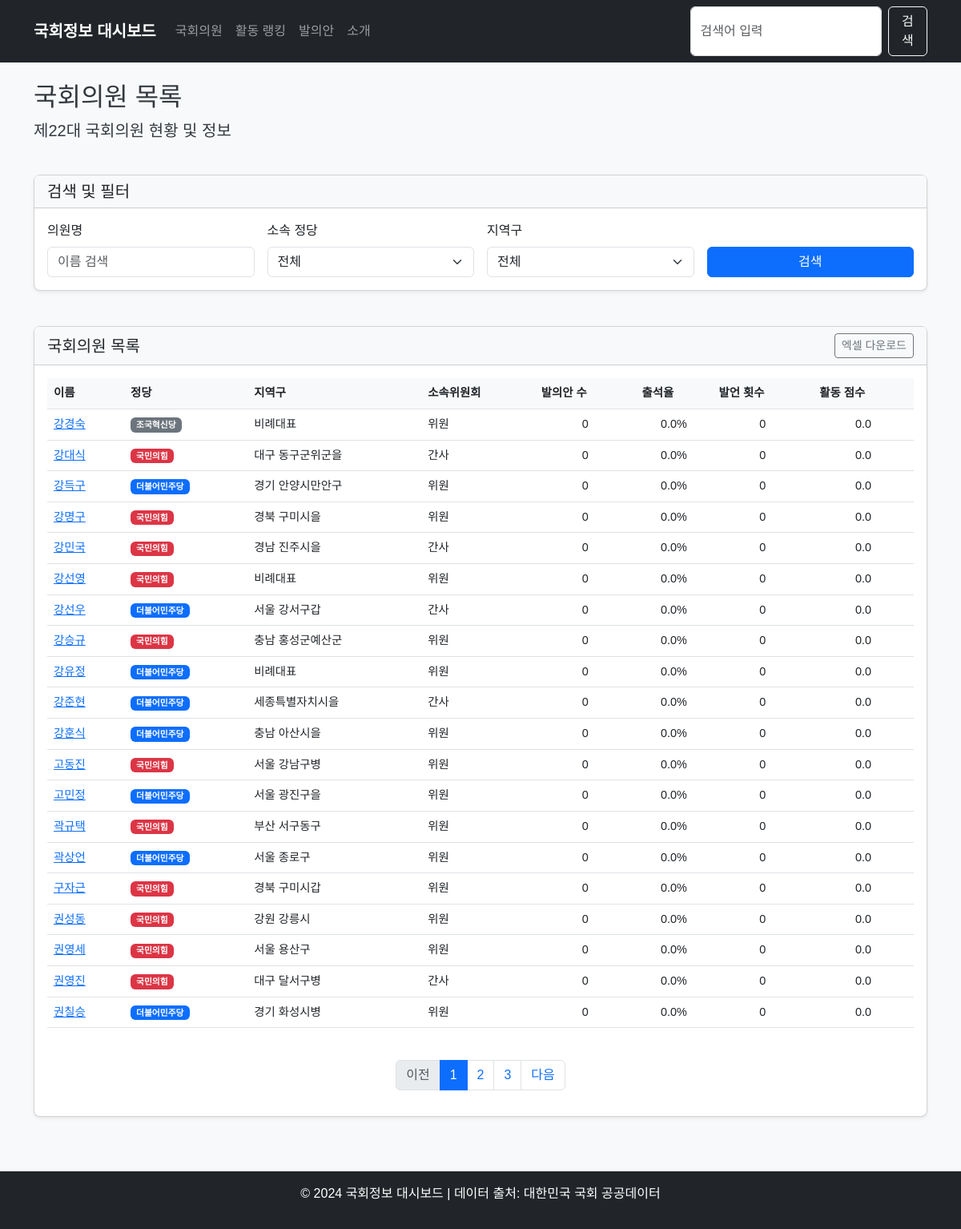
/members, run on the app's committed database.
### app/models/member.py (models this page shows)
class Member(Base):
    __tablename__ = "members"
    id = Column(Integer, primary_key=True, index=True)
    name = Column(String, index=True)
    hanja_name = Column(String, nullable=True)  # 한자명
    eng_name = Column(String, nullable=True)    # 영문명
    birth_date = Column(Date, nullable=True)    # 생년월일
    birth_gbn = Column(String, nullable=True)   # 음/양력 구분
    position = Column(String, nullable=True)    # 직책명
    party = Column(String, index=True)          # 정당명
    district = Column(String, index=True)       # 선거구
    committee = Column(String, nullable=True)   # 대표 위원회
    committees = Column(Text, nullable=True)    # 소속 위원회 목록 (쉼표로 구분)
    reele_gbn = Column(String, nullable=True)   # 재선 구분
    units = Column(String, nullable=True)       # 당선 수
    tel_no = Column(String, nullable=True)      # 전화번호
    email = Column(String, nullable=True)       # 이메일
    homepage = Column(String, nullable=True)    # 홈페이지
    num_bills = Column(Integer, default=0)       # 발의안 개수
    attendance_rate = Column(Float, default=0.0) # 참석율 (%)
    speech_count = Column(Integer, default=0)    # 발언 횟수
    activity_score = Column(Float, default=0.0)  # 활동 점수 (자체 계산)
    bill_pass_rate = Column(Float, default=0.0)  # 법안 통과율 (%)
    is_active = Column(Boolean, default=True)
    last_updated = Column(Date, nullable=True)

### app/main.py (the view)
@app.get("/members", response_class=HTMLResponse)
async def members_page(
    request: Request,
    db: Session = Depends(get_db),
    name: Optional[str] = None,
    party: Optional[str] = None,
    district: Optional[str] = None,
    page: int = 1,
    limit: int = 20
):
    query = db.query(MemberModel)
    if name:
        query = query.filter(MemberModel.name.contains(name))
    if party:
        query = query.filter(MemberModel.party == party)
    if district:
        query = query.filter(MemberModel.district.contains(district))
    total = query.count()
    total_pages = (total + limit - 1) // limit
    if page < 1:
        page = 1
    elif page > total_pages and total_pages > 0:
        page = total_pages
    offset = (page - 1) * limit
    members = query.offset(offset).limit(limit).all()
    if total_pages <= 5:
        page_range = range(1, total_pages + 1)
    else:
        start_page = max(1, page - 2)
        end_page = min(total_pages, page + 2)
        page_range = range(start_page, end_page + 1)
    return templates.TemplateResponse(
        "members.html",
        {
            "request": request,
            "members": members,
            "total": total,
            "page": page,
            "limit": limit,
            "total_pages": total_pages,
            "page_range": page_range,
            "name": name or "",
            "party": party or "",
            "district": district or ""
        }
    )

### app/templates/members.html (shortened to what this page needs)
{% extends "base.html" %}
{% block content %}
<div class="row">
    <div class="col-12 mb-4">
        <h2>국회의원 목록</h2>
        <p class="lead">제22대 국회의원 현황 및 정보</p>
    </div>
</div>
<div class="row mb-4">
    <div class="col-12">
        <div class="card">
            <div class="card-header">
                <h5 class="mb-0">검색 및 필터</h5>
            </div>
            <div class="card-body">
                <form action="/members" method="get" class="row g-3">
                    <div class="col-md-3">
                        <label for="name" class="form-label">의원명</label>
                        <input type="text" class="form-control" id="name" name="name" placeholder="이름 검색" value="{{ name }}">
                    </div>
                    <div class="col-md-3">
                        <label for="party" class="form-label">소속 정당</label>
                        <select class="form-select" id="party" name="party">
                            <option value="">전체</option>
                        </select>
                    </div>
                    <div class="col-md-3">
                        <label for="district" class="form-label">지역구</label>
                        <select class="form-select" id="district" name="district">
                            <option value="">전체</option>
                        </select>
                    </div>
                    <div class="col-md-3 d-flex align-items-end">
                        <button type="submit" class="btn btn-primary w-100">검색</button>
                    </div>
                </form>
            </div>
        </div>
    </div>
</div>
<div class="row">
    <div class="col-12">
        <div class="card">
            <div class="card-header d-flex justify-content-between align-items-center">
                <h5 class="mb-0">국회의원 목록</h5>
                <div>
                    <button class="btn btn-sm btn-outline-secondary">엑셀 다운로드</button>
                </div>
            </div>
            <div class="card-body">
                <div class="table-responsive">
                    <table class="table table-hover">
                        <thead>
                            <tr>
                                <th scope="col">이름</th>
                                <th scope="col">정당</th>
                                <th scope="col">지역구</th>
                                <th scope="col">소속위원회</th>
                                <th scope="col">발의안 수</th>
                                <th scope="col">출석율</th>
                                <th scope="col">발언 횟수</th>
                                <th scope="col">활동 점수</th>
                            </tr>
                        </thead>
                        <tbody>
                            {% for member in members %}
                            <tr>
                                <td><a href="/members/{{ member.id }}">{{ member.name }}</a></td>
                                <td>
                                    {% if member.party == "국민의힘" %}
                                    <span class="badge bg-danger">{{ member.party }}</span>
                                    {% elif member.party == "더불어민주당" %}
                                    <span class="badge bg-primary">{{ member.party }}</span>
                                    {% elif member.party == "정의당" %}
                                    <span class="badge bg-warning text-dark">{{ member.party }}</span>
                                    {% else %}
                                    <span class="badge bg-secondary">{{ member.party }}</span>
                                    {% endif %}
                                </td>
                                <td>{{ member.district }}</td>
                                <td>{{ member.position }}</td>
                                <td class="text-center">{{ member.num_bills }}</td>
                                <td class="text-center">{{ member.attendance_rate }}%</td>
                                <td class="text-center">{{ member.speech_count }}</td>
                                <td class="text-center">{{ member.activity_score }}</td>
                            </tr>
                            {% else %}
                            <tr>
                                <td colspan="8" class="text-center">검색 결과가 없습니다.</td>
                            </tr>
                            {% endfor %}
                        </tbody>
                    </table>
                </div>
                <nav aria-label="Page navigation">
                    <ul class="pagination justify-content-center mt-4">
                        <li class="page-item {% if page == 1 %}disabled{% endif %}">
                            <a class="page-link" href="?name={{ name }}&party={{ party }}&district={{ district }}&page={{ page - 1 }}" tabindex="-1" {% if page == 1 %}aria-disabled="true"{% endif %}>이전</a>
                        </li>
                        {% for p in page_range %}
                        <li class="page-item {% if p == page %}active{% endif %}">
                            <a class="page-link" href="?name={{ name }}&party={{ party }}&district={{ district }}&page={{ p }}">{{ p }}</a>
                        </li>
                        {% endfor %}
                        <li class="page-item {% if page >= total_pages %}disabled{% endif %}">
                            <a class="page-link" href="?name={{ name }}&party={{ party }}&district={{ district }}&page={{ page + 1 }}" {% if page >= total_pages %}aria-disabled="true"{% endif %}>다음</a>
                        </li>
                    </ul>
                </nav>
            </div>
        </div>
    </div>
</div>
{% endblock %}

### app/templates/base.html (shortened to what this page needs)
<!DOCTYPE html>
<html lang="ko">
<head>
    <link href="https://cdn.jsdelivr.net/npm/bootstrap@5.3.0/dist/css/bootstrap.min.css" rel="stylesheet">
    <link href="{{ url_for('static', path='/css/style.css') }}" rel="stylesheet">
</head>
<body>
    <nav class="navbar navbar-expand-lg navbar-dark bg-dark">
        <div class="container">
            <a class="navbar-brand" href="/">국회정보 대시보드</a>
            <div class="collapse navbar-collapse" id="navbarNav">
                <ul class="navbar-nav me-auto">
                    <li class="nav-item">
                        <a class="nav-link" href="/members">국회의원</a>
                    </li>
                    <li class="nav-item">
                        <a class="nav-link" href="/rankings">활동 랭킹</a>
                    </li>
                    <li class="nav-item">
                        <a class="nav-link" href="/bills">발의안</a>
                    </li>
                    <li class="nav-item">
                        <a class="nav-link" href="/about">소개</a>
                    </li>
                </ul>
                <form class="d-flex" action="/search" method="get">
                    <input class="form-control me-2" type="search" name="q" placeholder="검색어 입력" aria-label="Search">
                    <button class="btn btn-outline-light" type="submit">검색</button>
                </form>
            </div>
        </div>
    </nav>
    <main class="container mt-4">
        {% block content %}{% endblock %}
    </main>
    <footer class="bg-dark text-white mt-5 py-3">
        <div class="container text-center">
            <p>&copy; 2024 국회정보 대시보드 | 데이터 출처: 대한민국 국회 공공데이터</p>
        </div>
    </footer>
</body>
</html>

### app/static/css/style.css (style rules this page uses)
body { font-family: 'Noto Sans KR', sans-serif; background-color: #f8f9fa; color: #343a40; }
.navbar-brand { font-weight: 700; }
.card { margin-bottom: 20px; border-radius: 0.5rem; box-shadow: 0 0.125rem 0.25rem rgba(0, 0, 0, 0.075); }
.card-header { background-color: #f8f9fa; font-weight: 600; }
.table { font-size: 0.9rem; }
.table th { font-weight: 600; background-color: #f8f9fa; }
footer { margin-top: 3rem; padding: 2rem 0; background-color: #343a40; color: #f8f9fa; }

### data on the page
Member: name "강경숙", party "조국혁신당", district "비례대표", position "위원", num_bills "0", attendance_rate "0.0", speech_count "0", activity_score "0.0"
Member: name "강대식", party "국민의힘", district "대구 동구군위군을", position "간사", num_bills "0", attendance_rate "0.0", speech_count "0", activity_score "0.0"
Member: name "강득구", party "더불어민주당", district "경기 안양시만안구", position "위원", num_bills "0", attendance_rate "0.0", speech_count "0", activity_score "0.0"
Member: name "강명구", party "국민의힘", district "경북 구미시을", position "위원", num_bills "0", attendance_rate "0.0", speech_count "0", activity_score "0.0"
Member: name "강민국", party "국민의힘", district "경남 진주시을", position "간사", num_bills "0", attendance_rate "0.0", speech_count "0", activity_score "0.0"
Member: name "강선영", party "국민의힘", district "비례대표", position "위원", num_bills "0", attendance_rate "0.0", speech_count "0", activity_score "0.0"
Member: name "강선우", party "더불어민주당", district "서울 강서구갑", position "간사", num_bills "0", attendance_rate "0.0", speech_count "0", activity_score "0.0"
Member: name "강승규", party "국민의힘", district "충남 홍성군예산군", position "위원", num_bills "0", attendance_rate "0.0", speech_count "0", activity_score "0.0"
Member: name "강유정", party "더불어민주당", district "비례대표", position "위원", num_bills "0", attendance_rate "0.0", speech_count "0", activity_score "0.0"
Member: name "강준현", party "더불어민주당", district "세종특별자치시을", position "간사", num_bills "0", attendance_rate "0.0", speech_count "0", activity_score "0.0"
Member: name "강훈식", party "더불어민주당", district "충남 아산시을", position "위원", num_bills "0", attendance_rate "0.0", speech_count "0", activity_score "0.0"
Member: name "고동진", party "국민의힘", district "서울 강남구병", position "위원", num_bills "0", attendance_rate "0.0", speech_count "0", activity_score "0.0"
Member: name "고민정", party "더불어민주당", district "서울 광진구을", position "위원", num_bills "0", attendance_rate "0.0", speech_count "0", activity_score "0.0"
Member: name "곽규택", party "국민의힘", district "부산 서구동구", position "위원", num_bills "0", attendance_rate "0.0", speech_count "0", activity_score "0.0"
Member: name "곽상언", party "더불어민주당", district "서울 종로구", position "위원", num_bills "0", attendance_rate "0.0", speech_count "0", activity_score "0.0"
Member: name "구자근", party "국민의힘", district "경북 구미시갑", position "위원", num_bills "0", attendance_rate "0.0", speech_count "0", activity_score "0.0"
Member: name "권성동", party "국민의힘", district "강원 강릉시", position "위원", num_bills "0", attendance_rate "0.0", speech_count "0", activity_score "0.0"
Member: name "권영세", party "국민의힘", district "서울 용산구", position "위원", num_bills "0", attendance_rate "0.0", speech_count "0", activity_score "0.0"
Member: name "권영진", party "국민의힘", district "대구 달서구병", position "간사", num_bills "0", attendance_rate "0.0", speech_count "0", activity_score "0.0"
Member: name "권칠승", party "더불어민주당", district "경기 화성시병", position "위원", num_bills "0", attendance_rate "0.0", speech_count "0", activity_score "0.0"

### other printed values
{{ p }} "1" "2" "3"
